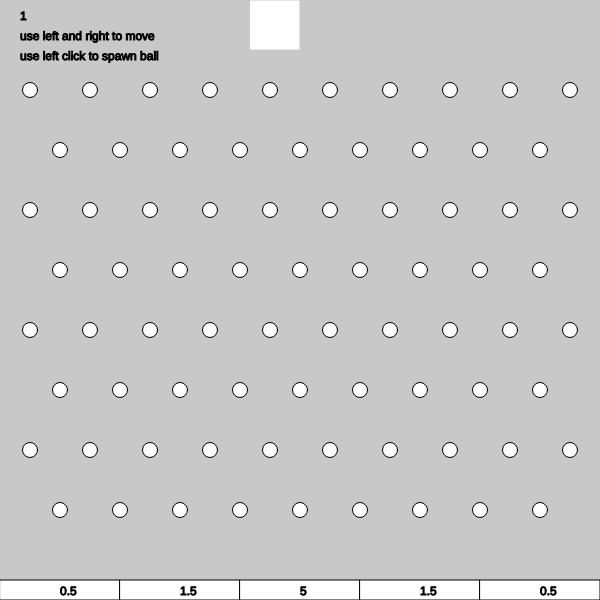
Frame 1 (no input)
Frame 60 (no input): identical to frame 1, image omitted
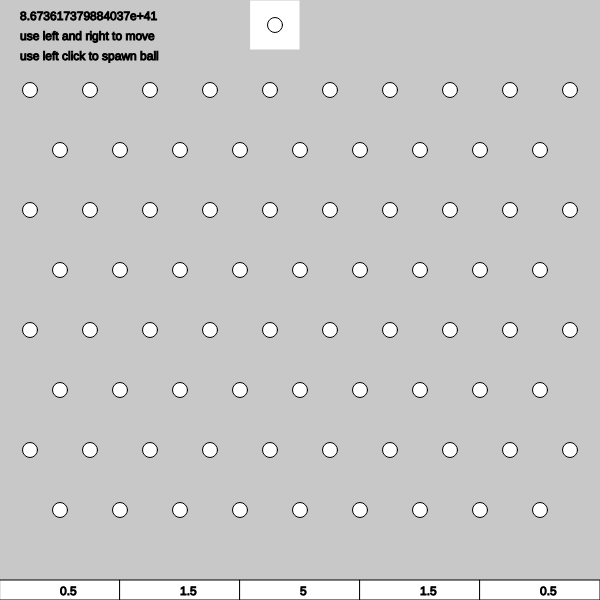
Frame 120 (the mouse pressed at the canvas centre since frame 60)

The p5.js sketch that drew these frames (run headless with seeded random() and noise() and a simulated clock; from frame 60 on, the mouse is pressed at the canvas centre):

// p5.js sketch
// ── sketch.js
// Project Title
// Riley Sane
// Date
//
// Extra for Experts:
// - describe what you did to take this project "above and beyond"
// make plinko idiot

let pegX = 0;
let pegY = 0;
let ySpeed = 0;
let gravity = 0.1;
let ballX = 0;
let ballY = 0;
let ballSpawn = false;
let score = 1;
let dropperX = 250;
let dropperY = 0;

function setup() {
  createCanvas(600, 600);
  
}

function draw() {
  background(200);
  stroke(200);
  rect(dropperX, dropperY, 50, 50);
  moveDropper();
  stroke(0);
  drawPegs();
  scoreFuncs();
  ball();
  text(score, 20, 20)
  text("use left and right to move", 20 , 40)
  text("use left click to spawn ball", 20, 60)
  if (ballSpawn === true) {
    circle(ballX, ballY, 15);
    ySpeed = ySpeed + gravity;
    ballY = ballY + ySpeed;
    ySpeed = ySpeed * 0.997;
    if (ballY >= 20) {
      ballSpawn = false;
    }
  }
  

  

}

function moveDropper() {
  if (dropperX >= 0) {
    if (keyIsDown(37)) {
      dropperX = dropperX - 4;
    }
  }
  if (dropperX + 50 <= 600) {
    if (keyIsDown(39)) {
      dropperX = dropperX + 4;
    }
  }
}

function drawPegs() {
  for (let y = 90; y < height - 120; y += 120) {
    for (let x = 30; x < width; x += 60) {
      circle(x, y , 15);
    }
  }
  for (let y = 150; y < height ; y += 120) {
    for (let x = 60; x < width - 30; x += 60) {
      circle(x, y , 15);
    }
  }
}

function scoreFuncs() {
  for (let x = 0; x < width; x += width/5) {
    rect(x, height - 20, width/5, 20);
  }
  text("5", width / 2, height - 5);
  text("0.5", 60, height - 5);
  text("1.5", 180, height - 5);
  text("1.5", 420, height - 5);
  text("0.5", 540, height - 5);
}

function ball() {
  if (mouseIsPressed) {
    ballSpawn = true;
    ballX = dropperX + 25;
    ballY = dropperY + 25;
    
  }
  if(ballY  > 20 && ballSpawn){
  

    if (ballX < 120) {
      if (score >= 2) {
        score = score * 0.5;
      }
    }
    else if (ballX < 240) {
      score = score * 1.5
    }
    else if (ballX < 360) {
      score = score * 5;
    }
    else if (ballX < 480) {
      score = score * 1.5;
    }
    else {
      if (score >= 2) {
        score = score * 0.5;
      }
      
    }
    for (let y = 90; y < height - 120; y += 120) {
      for (let x = 30; x < width; x += 60) {
        
        pegX = x;
        pegY = y;
        if (dist(pegX, pegY, ballX, ballY) <= 15) {
          ySpeed = -ySpeed
          ballY = height - 15
        }
      }
    }
    for (let y = 150; y < height ; y += 120) {
      for (let x = 60; x < width - 30; x += 60) {
        pegX = x;
        pegY = y;
        if (dist(pegX, pegY, ballX, ballY) <= 15) {
          ySpeed = -ySpeed
          ballY = height - 15
        }
      }
    }
  }


}
